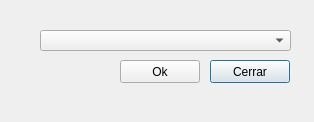
<?xml version="1.0" encoding="UTF-8"?>
<ui version="4.0">
 <class>PreferenciaDialog</class>
 <widget class="QDialog" name="PreferenciaDialog">
  <property name="geometry">
   <rect>
    <x>0</x>
    <y>0</y>
    <width>314</width>
    <height>122</height>
   </rect>
  </property>
  <property name="minimumSize">
   <size>
    <width>314</width>
    <height>122</height>
   </size>
  </property>
  <property name="maximumSize">
   <size>
    <width>314</width>
    <height>122</height>
   </size>
  </property>
  <property name="windowTitle">
   <string>Preferencias Servidor</string>
  </property>
  <property name="sizeGripEnabled">
   <bool>false</bool>
  </property>
  <property name="modal">
   <bool>true</bool>
  </property>
  <widget class="QComboBox" name="comboBox">
   <property name="geometry">
    <rect>
     <x>40</x>
     <y>30</y>
     <width>251</width>
     <height>21</height>
    </rect>
   </property>
  </widget>
  <widget class="QPushButton" name="pushCerrar">
   <property name="geometry">
    <rect>
     <x>210</x>
     <y>60</y>
     <width>80</width>
     <height>23</height>
    </rect>
   </property>
   <property name="text">
    <string>Cerrar</string>
   </property>
  </widget>
  <widget class="QPushButton" name="pushOk">
   <property name="geometry">
    <rect>
     <x>120</x>
     <y>60</y>
     <width>80</width>
     <height>23</height>
    </rect>
   </property>
   <property name="text">
    <string>Ok</string>
   </property>
  </widget>
 </widget>
 <resources/>
 <connections/>
</ui>
